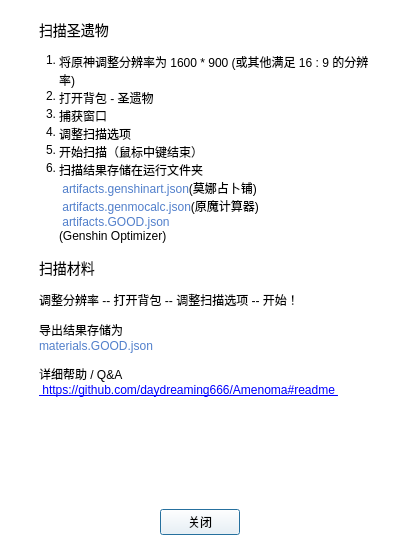
<?xml version="1.0" encoding="UTF-8"?>
<ui version="4.0">
 <class>Dialog</class>
 <widget class="QDialog" name="Dialog">
  <property name="geometry">
   <rect>
    <x>0</x>
    <y>0</y>
    <width>400</width>
    <height>550</height>
   </rect>
  </property>
  <property name="palette">
   <palette>
    <active>
     <colorrole role="WindowText">
      <brush brushstyle="SolidPattern">
       <color alpha="255">
        <red>0</red>
        <green>0</green>
        <blue>0</blue>
       </color>
      </brush>
     </colorrole>
     <colorrole role="Button">
      <brush brushstyle="SolidPattern">
       <color alpha="255">
        <red>255</red>
        <green>255</green>
        <blue>255</blue>
       </color>
      </brush>
     </colorrole>
     <colorrole role="Light">
      <brush brushstyle="SolidPattern">
       <color alpha="255">
        <red>255</red>
        <green>255</green>
        <blue>255</blue>
       </color>
      </brush>
     </colorrole>
     <colorrole role="Midlight">
      <brush brushstyle="SolidPattern">
       <color alpha="255">
        <red>255</red>
        <green>255</green>
        <blue>255</blue>
       </color>
      </brush>
     </colorrole>
     <colorrole role="Dark">
      <brush brushstyle="SolidPattern">
       <color alpha="255">
        <red>127</red>
        <green>127</green>
        <blue>127</blue>
       </color>
      </brush>
     </colorrole>
     <colorrole role="Mid">
      <brush brushstyle="SolidPattern">
       <color alpha="255">
        <red>170</red>
        <green>170</green>
        <blue>170</blue>
       </color>
      </brush>
     </colorrole>
     <colorrole role="Text">
      <brush brushstyle="SolidPattern">
       <color alpha="255">
        <red>0</red>
        <green>0</green>
        <blue>0</blue>
       </color>
      </brush>
     </colorrole>
     <colorrole role="BrightText">
      <brush brushstyle="SolidPattern">
       <color alpha="255">
        <red>255</red>
        <green>255</green>
        <blue>255</blue>
       </color>
      </brush>
     </colorrole>
     <colorrole role="ButtonText">
      <brush brushstyle="SolidPattern">
       <color alpha="255">
        <red>0</red>
        <green>0</green>
        <blue>0</blue>
       </color>
      </brush>
     </colorrole>
     <colorrole role="Base">
      <brush brushstyle="SolidPattern">
       <color alpha="255">
        <red>255</red>
        <green>255</green>
        <blue>255</blue>
       </color>
      </brush>
     </colorrole>
     <colorrole role="Window">
      <brush brushstyle="SolidPattern">
       <color alpha="255">
        <red>255</red>
        <green>255</green>
        <blue>255</blue>
       </color>
      </brush>
     </colorrole>
     <colorrole role="Shadow">
      <brush brushstyle="SolidPattern">
       <color alpha="255">
        <red>0</red>
        <green>0</green>
        <blue>0</blue>
       </color>
      </brush>
     </colorrole>
     <colorrole role="AlternateBase">
      <brush brushstyle="SolidPattern">
       <color alpha="255">
        <red>255</red>
        <green>255</green>
        <blue>255</blue>
       </color>
      </brush>
     </colorrole>
     <colorrole role="ToolTipBase">
      <brush brushstyle="SolidPattern">
       <color alpha="255">
        <red>255</red>
        <green>255</green>
        <blue>220</blue>
       </color>
      </brush>
     </colorrole>
     <colorrole role="ToolTipText">
      <brush brushstyle="SolidPattern">
       <color alpha="255">
        <red>0</red>
        <green>0</green>
        <blue>0</blue>
       </color>
      </brush>
     </colorrole>
    </active>
    <inactive>
     <colorrole role="WindowText">
      <brush brushstyle="SolidPattern">
       <color alpha="255">
        <red>0</red>
        <green>0</green>
        <blue>0</blue>
       </color>
      </brush>
     </colorrole>
     <colorrole role="Button">
      <brush brushstyle="SolidPattern">
       <color alpha="255">
        <red>255</red>
        <green>255</green>
        <blue>255</blue>
       </color>
      </brush>
     </colorrole>
     <colorrole role="Light">
      <brush brushstyle="SolidPattern">
       <color alpha="255">
        <red>255</red>
        <green>255</green>
        <blue>255</blue>
       </color>
      </brush>
     </colorrole>
     <colorrole role="Midlight">
      <brush brushstyle="SolidPattern">
       <color alpha="255">
        <red>255</red>
        <green>255</green>
        <blue>255</blue>
       </color>
      </brush>
     </colorrole>
     <colorrole role="Dark">
      <brush brushstyle="SolidPattern">
       <color alpha="255">
        <red>127</red>
        <green>127</green>
        <blue>127</blue>
       </color>
      </brush>
     </colorrole>
     <colorrole role="Mid">
      <brush brushstyle="SolidPattern">
       <color alpha="255">
        <red>170</red>
        <green>170</green>
        <blue>170</blue>
       </color>
      </brush>
     </colorrole>
     <colorrole role="Text">
      <brush brushstyle="SolidPattern">
       <color alpha="255">
        <red>0</red>
        <green>0</green>
        <blue>0</blue>
       </color>
      </brush>
     </colorrole>
     <colorrole role="BrightText">
      <brush brushstyle="SolidPattern">
       <color alpha="255">
        <red>255</red>
        <green>255</green>
        <blue>255</blue>
       </color>
      </brush>
     </colorrole>
     <colorrole role="ButtonText">
      <brush brushstyle="SolidPattern">
       <color alpha="255">
        <red>0</red>
        <green>0</green>
        <blue>0</blue>
       </color>
      </brush>
     </colorrole>
     <colorrole role="Base">
      <brush brushstyle="SolidPattern">
       <color alpha="255">
        <red>255</red>
        <green>255</green>
        <blue>255</blue>
       </color>
      </brush>
     </colorrole>
     <colorrole role="Window">
      <brush brushstyle="SolidPattern">
       <color alpha="255">
        <red>255</red>
        <green>255</green>
        <blue>255</blue>
       </color>
      </brush>
     </colorrole>
     <colorrole role="Shadow">
      <brush brushstyle="SolidPattern">
       <color alpha="255">
        <red>0</red>
        <green>0</green>
        <blue>0</blue>
       </color>
      </brush>
     </colorrole>
     <colorrole role="AlternateBase">
      <brush brushstyle="SolidPattern">
       <color alpha="255">
        <red>255</red>
        <green>255</green>
        <blue>255</blue>
       </color>
      </brush>
     </colorrole>
     <colorrole role="ToolTipBase">
      <brush brushstyle="SolidPattern">
       <color alpha="255">
        <red>255</red>
        <green>255</green>
        <blue>220</blue>
       </color>
      </brush>
     </colorrole>
     <colorrole role="ToolTipText">
      <brush brushstyle="SolidPattern">
       <color alpha="255">
        <red>0</red>
        <green>0</green>
        <blue>0</blue>
       </color>
      </brush>
     </colorrole>
    </inactive>
    <disabled>
     <colorrole role="WindowText">
      <brush brushstyle="SolidPattern">
       <color alpha="255">
        <red>127</red>
        <green>127</green>
        <blue>127</blue>
       </color>
      </brush>
     </colorrole>
     <colorrole role="Button">
      <brush brushstyle="SolidPattern">
       <color alpha="255">
        <red>255</red>
        <green>255</green>
        <blue>255</blue>
       </color>
      </brush>
     </colorrole>
     <colorrole role="Light">
      <brush brushstyle="SolidPattern">
       <color alpha="255">
        <red>255</red>
        <green>255</green>
        <blue>255</blue>
       </color>
      </brush>
     </colorrole>
     <colorrole role="Midlight">
      <brush brushstyle="SolidPattern">
       <color alpha="255">
        <red>255</red>
        <green>255</green>
        <blue>255</blue>
       </color>
      </brush>
     </colorrole>
     <colorrole role="Dark">
      <brush brushstyle="SolidPattern">
       <color alpha="255">
        <red>127</red>
        <green>127</green>
        <blue>127</blue>
       </color>
      </brush>
     </colorrole>
     <colorrole role="Mid">
      <brush brushstyle="SolidPattern">
       <color alpha="255">
        <red>170</red>
        <green>170</green>
        <blue>170</blue>
       </color>
      </brush>
     </colorrole>
     <colorrole role="Text">
      <brush brushstyle="SolidPattern">
       <color alpha="255">
        <red>127</red>
        <green>127</green>
        <blue>127</blue>
       </color>
      </brush>
     </colorrole>
     <colorrole role="BrightText">
      <brush brushstyle="SolidPattern">
       <color alpha="255">
        <red>255</red>
        <green>255</green>
        <blue>255</blue>
       </color>
      </brush>
     </colorrole>
     <colorrole role="ButtonText">
      <brush brushstyle="SolidPattern">
       <color alpha="255">
        <red>127</red>
        <green>127</green>
        <blue>127</blue>
       </color>
      </brush>
     </colorrole>
     <colorrole role="Base">
      <brush brushstyle="SolidPattern">
       <color alpha="255">
        <red>255</red>
        <green>255</green>
        <blue>255</blue>
       </color>
      </brush>
     </colorrole>
     <colorrole role="Window">
      <brush brushstyle="SolidPattern">
       <color alpha="255">
        <red>255</red>
        <green>255</green>
        <blue>255</blue>
       </color>
      </brush>
     </colorrole>
     <colorrole role="Shadow">
      <brush brushstyle="SolidPattern">
       <color alpha="255">
        <red>0</red>
        <green>0</green>
        <blue>0</blue>
       </color>
      </brush>
     </colorrole>
     <colorrole role="AlternateBase">
      <brush brushstyle="SolidPattern">
       <color alpha="255">
        <red>255</red>
        <green>255</green>
        <blue>255</blue>
       </color>
      </brush>
     </colorrole>
     <colorrole role="ToolTipBase">
      <brush brushstyle="SolidPattern">
       <color alpha="255">
        <red>255</red>
        <green>255</green>
        <blue>220</blue>
       </color>
      </brush>
     </colorrole>
     <colorrole role="ToolTipText">
      <brush brushstyle="SolidPattern">
       <color alpha="255">
        <red>0</red>
        <green>0</green>
        <blue>0</blue>
       </color>
      </brush>
     </colorrole>
    </disabled>
   </palette>
  </property>
  <property name="windowTitle">
   <string>帮助</string>
  </property>
  <property name="styleSheet">
   <string notr="true">font: 9pt &quot;汉仪文黑-85W&quot;;</string>
  </property>
  <layout class="QVBoxLayout" name="verticalLayout">
   <property name="leftMargin">
    <number>15</number>
   </property>
   <property name="topMargin">
    <number>15</number>
   </property>
   <property name="rightMargin">
    <number>15</number>
   </property>
   <property name="bottomMargin">
    <number>15</number>
   </property>
   <item>
    <widget class="QTextBrowser" name="textBrowser">
     <property name="minimumSize">
      <size>
       <width>270</width>
       <height>315</height>
      </size>
     </property>
     <property name="frameShape">
      <enum>QFrame::NoFrame</enum>
     </property>
     <property name="html">
      <string>&lt;!DOCTYPE HTML PUBLIC &quot;-//W3C//DTD HTML 4.0//EN&quot; &quot;http://www.w3.org/TR/REC-html40/strict.dtd&quot;&gt;
&lt;html&gt;&lt;head&gt;&lt;meta name=&quot;qrichtext&quot; content=&quot;1&quot; /&gt;&lt;style type=&quot;text/css&quot;&gt;
p, li { white-space: pre-wrap; }
&lt;/style&gt;&lt;/head&gt;&lt;body style=&quot; font-family:'汉仪文黑-85W'; font-size:9pt; font-weight:400; font-style:normal;&quot;&gt;
&lt;p style=&quot; margin-top:14px; margin-bottom:12px; margin-left:20px; margin-right:0px; -qt-block-indent:0; text-indent:0px;&quot;&gt;&lt;span style=&quot; font-size:large;&quot;&gt;扫描圣遗物&lt;/span&gt;&lt;/p&gt;
&lt;ol style=&quot;margin-top: 0px; margin-bottom: 0px; margin-left: 0px; margin-right: 0px; -qt-list-indent: 1;&quot;&gt;&lt;li style=&quot; margin-top:0px; margin-bottom:0px; margin-left:0px; margin-right:0px; -qt-block-indent:0; text-indent:0px;&quot;&gt;将原神调整分辨率为 1600 * 900 (或其他满足 16 : 9 的分辨率)&lt;/li&gt;
&lt;li style=&quot; margin-top:0px; margin-bottom:0px; margin-left:0px; margin-right:0px; -qt-block-indent:0; text-indent:0px;&quot;&gt;打开背包 - 圣遗物&lt;/li&gt;
&lt;li style=&quot; margin-top:0px; margin-bottom:0px; margin-left:0px; margin-right:0px; -qt-block-indent:0; text-indent:0px;&quot;&gt;捕获窗口&lt;/li&gt;
&lt;li style=&quot; margin-top:0px; margin-bottom:0px; margin-left:0px; margin-right:0px; -qt-block-indent:0; text-indent:0px;&quot;&gt;调整扫描选项&lt;/li&gt;
&lt;li style=&quot; margin-top:0px; margin-bottom:0px; margin-left:0px; margin-right:0px; -qt-block-indent:0; text-indent:0px;&quot;&gt;开始扫描（鼠标中键结束）&lt;/li&gt;
&lt;li style=&quot; margin-top:0px; margin-bottom:12px; margin-left:0px; margin-right:0px; -qt-block-indent:0; text-indent:0px;&quot;&gt;扫描结果存储在运行文件夹 &lt;br /&gt; &lt;span style=&quot; color:#517fcb;&quot;&gt;artifacts.genshinart.json&lt;/span&gt;(莫娜占卜铺)&lt;br /&gt; &lt;span style=&quot; color:#517fcb;&quot;&gt;artifacts.genmocalc.json&lt;/span&gt;(原魔计算器)&lt;br /&gt; &lt;span style=&quot; color:#517fcb;&quot;&gt;artifacts.GOOD.json&lt;/span&gt;&lt;br /&gt;(Genshin Optimizer)&lt;/li&gt;&lt;/ol&gt;
&lt;p style=&quot; margin-top:14px; margin-bottom:12px; margin-left:20px; margin-right:0px; -qt-block-indent:0; text-indent:0px;&quot;&gt;&lt;span style=&quot; font-size:large;&quot;&gt;扫描材料&lt;/span&gt;&lt;/p&gt;
&lt;p style=&quot; margin-top:12px; margin-bottom:12px; margin-left:20px; margin-right:0px; -qt-block-indent:0; text-indent:0px;&quot;&gt;调整分辨率 -- 打开背包 -- 调整扫描选项 -- 开始！&lt;/p&gt;
&lt;p style=&quot; margin-top:12px; margin-bottom:12px; margin-left:20px; margin-right:0px; -qt-block-indent:0; text-indent:0px;&quot;&gt;导出结果存储为&lt;br /&gt;&lt;span style=&quot; color:#517fcb;&quot;&gt;materials.GOOD.json&lt;/span&gt;&lt;/p&gt;
&lt;p style=&quot; margin-top:12px; margin-bottom:12px; margin-left:20px; margin-right:0px; -qt-block-indent:0; text-indent:0px;&quot;&gt;详细帮助 / Q&amp;amp;A &lt;br /&gt;&lt;a href=&quot;https://github.com/daydreaming666/Amenoma#readme&quot;&gt;&lt;span style=&quot; text-decoration: underline; color:#0000ff;&quot;&gt; https://github.com/daydreaming666/Amenoma#readme &lt;/span&gt;&lt;/a&gt;&lt;/p&gt;&lt;/body&gt;&lt;/html&gt;</string>
     </property>
    </widget>
   </item>
   <item>
    <layout class="QHBoxLayout" name="horizontalLayout">
     <item>
      <spacer name="horizontalSpacer">
       <property name="orientation">
        <enum>Qt::Horizontal</enum>
       </property>
       <property name="sizeHint" stdset="0">
        <size>
         <width>40</width>
         <height>20</height>
        </size>
       </property>
      </spacer>
     </item>
     <item>
      <widget class="QPushButton" name="pushButton">
       <property name="text">
        <string>关闭</string>
       </property>
      </widget>
     </item>
     <item>
      <spacer name="horizontalSpacer_2">
       <property name="orientation">
        <enum>Qt::Horizontal</enum>
       </property>
       <property name="sizeHint" stdset="0">
        <size>
         <width>40</width>
         <height>20</height>
        </size>
       </property>
      </spacer>
     </item>
    </layout>
   </item>
  </layout>
 </widget>
 <resources>
  <include location="Amenoma.qrc"/>
 </resources>
 <connections>
  <connection>
   <sender>pushButton</sender>
   <signal>clicked()</signal>
   <receiver>Dialog</receiver>
   <slot>accept()</slot>
   <hints>
    <hint type="sourcelabel">
     <x>192</x>
     <y>346</y>
    </hint>
    <hint type="destinationlabel">
     <x>199</x>
     <y>175</y>
    </hint>
   </hints>
  </connection>
 </connections>
</ui>
